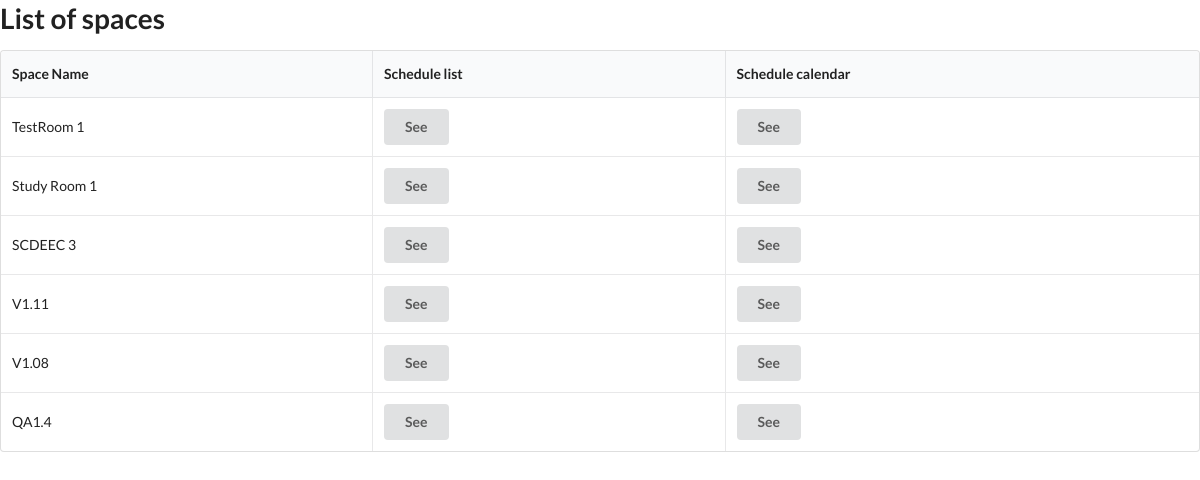
/spaces/, run on the app's committed database.
### roomservice.py (models this page shows, shortened)
class Space(Base):
    __tablename__ = "spaces"
    id = Column(Integer, primary_key=True)
    name = Column(String)
    type = Column(String)
    events = relationship("Event", back_populates="space", cascade="all, delete-orphan")

### roomservice.py (the view)
@app.route("/spaces/")
def spaces_page():
    spaces = getSpaces()
    return render_template("spaces.html", spaces=spaces)

### roomservice.py (called while the page is built)
def getSpaces():
    return session.query(Space).all()

### templates/spaces.html (shortened to what this page needs)
{% extends 'layout.html' %}
{% block content %}
<h1>List of spaces</h1>
<table class="ui celled table">
  <thead>
    <tr>
      <th>Space Name</th>
      <th>Schedule list</th>
      <th>Schedule calendar</th>
    </tr>
  </thead>
  <tbody>
    {% for space in spaces %}
    <tr>
      <td>{{ space.name }}</td>
      <td>
        <a class="ui button" href="/spaces/{{space.id}}">See</a>
      </td>
      <td>
        <a class="ui button" href="/spaces/calendar/{{space.id}}">See</a>
      </td>
    </tr>
    {% endfor %}
  </tbody>
</table>
{% endblock %}

### data on the page
Space: name "TestRoom 1"
Space: name "Study Room 1"
Space: name "SCDEEC 3"
Space: name "V1.11"
Space: name "V1.08"
Space: name "QA1.4"
